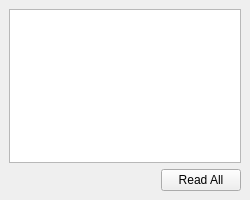
<?xml version="1.0" encoding="UTF-8"?>
<ui version="4.0">
 <class>UnreadMessageWindow</class>
 <widget class="QMainWindow" name="UnreadMessageWindow">
  <property name="geometry">
   <rect>
    <x>0</x>
    <y>0</y>
    <width>250</width>
    <height>200</height>
   </rect>
  </property>
  <property name="windowTitle">
   <string>MainWindow</string>
  </property>
  <widget class="QWidget" name="centralwidget">
   <layout class="QVBoxLayout" name="verticalLayout">
    <item>
     <widget class="QListView" name="listView"/>
    </item>
    <item>
     <layout class="QHBoxLayout" name="horizontalLayout">
      <item>
       <spacer name="horizontalSpacer">
        <property name="orientation">
         <enum>Qt::Horizontal</enum>
        </property>
        <property name="sizeHint" stdset="0">
         <size>
          <width>40</width>
          <height>20</height>
         </size>
        </property>
       </spacer>
      </item>
      <item>
       <widget class="QPushButton" name="readAllButton">
        <property name="text">
         <string>Read All</string>
        </property>
       </widget>
      </item>
     </layout>
    </item>
   </layout>
  </widget>
 </widget>
 <resources>
  <include location="../application.qrc"/>
 </resources>
 <connections/>
</ui>
